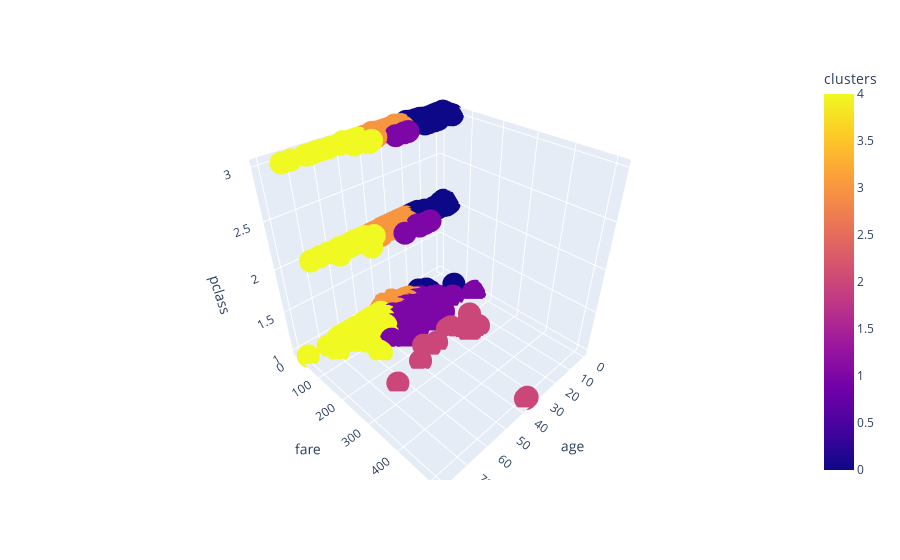

The notebook cell saved with this chart:
### Code cell
fig = px.scatter_3d(df, x='age', y='fare', z='pclass', color='clusters')
fig.show()

### Figure 1 — Plotly figure (JSON) as saved in the notebook; plotly's stock layout.template omitted (floating-point values rounded to 4 significant figures; data arrays with more than 128 entries replaced by an {"elided": "..."} marker saying what was removed)
{"data": [{"hovertemplate": "age=%{x}<br>fare=%{y}<br>pclass=%{z}<br>clusters=%{marker.color}<extra></extra>", "legendgroup": "", "marker": {"color": {"elided": "891 int values"}, "coloraxis": "coloraxis", "symbol": "circle"}, "mode": "markers", "name": "", "scene": "scene", "showlegend": false, "type": "scatter3d", "x": {"elided": "891 float values"}, "y": {"elided": "891 float values"}, "z": {"elided": "891 int values"}}], "layout": {"coloraxis": {"colorbar": {"title": {"text": "clusters"}}, "colorscale": [[0, "#0d0887"], [0.1111, "#46039f"], [0.2222, "#7201a8"], [0.3333, "#9c179e"], [0.4444, "#bd3786"], [0.5556, "#d8576b"], [0.6667, "#ed7953"], [0.7778, "#fb9f3a"], [0.8889, "#fdca26"], [1, "#f0f921"]]}, "legend": {"tracegroupgap": 0}, "margin": {"t": 60}, "scene": {"domain": {"x": [0, 1], "y": [0, 1]}, "xaxis": {"title": {"text": "age"}}, "yaxis": {"title": {"text": "fare"}}, "zaxis": {"title": {"text": "pclass"}}}}}
